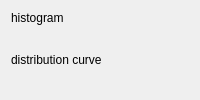
              <widget class="QWidget" name="tab_5">
               <attribute name="title">
                <string>RGB</string>
               </attribute>
               <layout class="QGridLayout" name="gridLayout_9">
                <item row="0" column="0">
                 <widget class="QLabel" name="label_25">
                  <property name="sizePolicy">
                   <sizepolicy hsizetype="Preferred" vsizetype="Fixed">
                    <horstretch>0</horstretch>
                    <verstretch>0</verstretch>
                   </sizepolicy>
                  </property>
                  <property name="text">
                   <string>histogram</string>
                  </property>
                 </widget>
                </item>
                <item row="1" column="0">
                 <widget class="QLabel" name="rgb_histo">
                  <property name="sizePolicy">
                   <sizepolicy hsizetype="Preferred" vsizetype="Preferred">
                    <horstretch>0</horstretch>
                    <verstretch>0</verstretch>
                   </sizepolicy>
                  </property>
                  <property name="text">
                   <string/>
                  </property>
                 </widget>
                </item>
                <item row="2" column="0">
                 <widget class="QLabel" name="label_24">
                  <property name="sizePolicy">
                   <sizepolicy hsizetype="Preferred" vsizetype="Fixed">
                    <horstretch>0</horstretch>
                    <verstretch>0</verstretch>
                   </sizepolicy>
                  </property>
                  <property name="text">
                   <string>distribution curve</string>
                  </property>
                 </widget>
                </item>
                <item row="3" column="0">
                 <widget class="QLabel" name="rgb_dist">
                  <property name="sizePolicy">
                   <sizepolicy hsizetype="Preferred" vsizetype="Preferred">
                    <horstretch>0</horstretch>
                    <verstretch>0</verstretch>
                   </sizepolicy>
                  </property>
                  <property name="text">
                   <string/>
                  </property>
                 </widget>
                </item>
               </layout>
              </widget>
